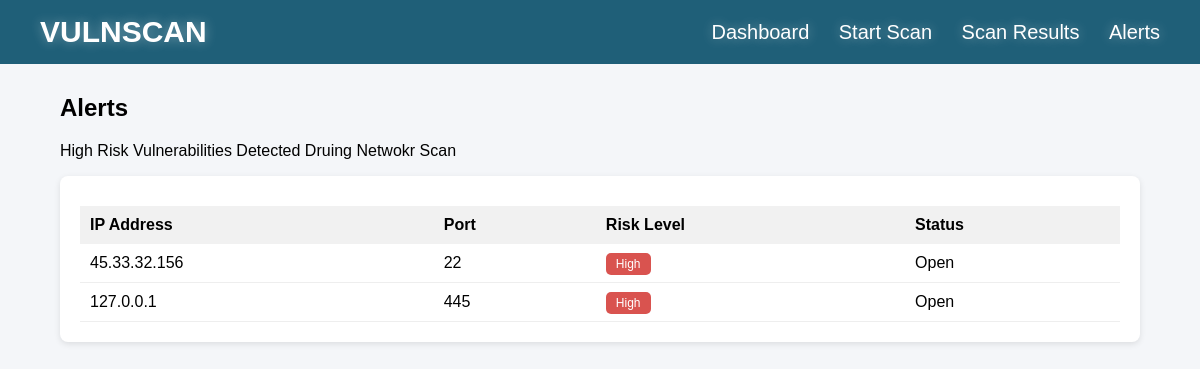
Screenshot of /alerts/ (signed in) with the database file from the repository.
### vulnscan_app/models.py (models this page shows, shortened)
class Alert(models.Model):
    result = models.ForeignKey(ScanResults, on_delete=models.CASCADE)
    severity = models.CharField(max_length=20)
    status = models.CharField(max_length=20, default="Open")

class ScanResults(models.Model):
    device = models.ForeignKey(Device, on_delete=models.CASCADE)
    port = models.IntegerField()
    risk_level = models.CharField(max_length=20)
    timestamp = models.DateTimeField(auto_now_add=True)

class Device(models.Model):
    ip_address = models.CharField(max_length=50)
    hostname = models.CharField(max_length=100, blank=True, null=True)
    last_scan = models.DateTimeField(auto_now=True)

### vulnscan_app/views.py (the view)
# urls.py: path('alerts/', views.alerts, name="alerts"),
@login_required
def alerts(request):
    alerts = Alert.objects.filter(severity="High").order_by('-id')
    context = {"alerts": alerts}
    return render(request, "alerts.html",{
        "alerts": alerts
    })

### templates/alerts.html
{% extends "base.html" %}
{% block content %}
<h2>Alerts</h2>
<p>High Risk Vulnerabilities Detected Druing Netwokr Scan</p>
<div class="table-box">
    <table>
        <tr>
            <th>IP Address</th>
            <th>Port</th>
            <th>Risk Level</th>
            <th>Status</th>
        </tr>
        {% for alert in alerts %}
        <tr>
            <td>{{ alert.result.device.ip_address}}</td>
            <td>{{ alert.result.port }}</td>
            <td><span class="{{ alert.severity|lower }}">{{ alert.severity }}</span></td>
            <td>{{ alert.status }}</td>
        </tr>
        {% endfor %}
    </table>
</div>
{% endblock %}

### static/css/style.css (style rules this page uses)
body { font-family: Arial, Helvetica, sans-serif; background-color: #f4f6f9; margin:0; }
.table-box { background: white; padding: 20px; border-radius: 8px; box-shadow:0 2px 6px rgba(0,0,0,0.1); }
table { width: 100%; border-collapse: collapse; margin-top: 10px; }
th { background: #f1f1f1; text-align: left; padding: 10px; }
td { padding: 10px; border-bottom: 1px solid #eee; }
.high { background: #d9534f; color: white; padding: 4px 10px; border-radius: 5px; font-size: 12px; }

### rows the page displays
Alert: result.device.ip_address "45.33.32.156", result.port "22", severity "High", status "Open"
Alert: result.device.ip_address "127.0.0.1", result.port "445", severity "High", status "Open"
